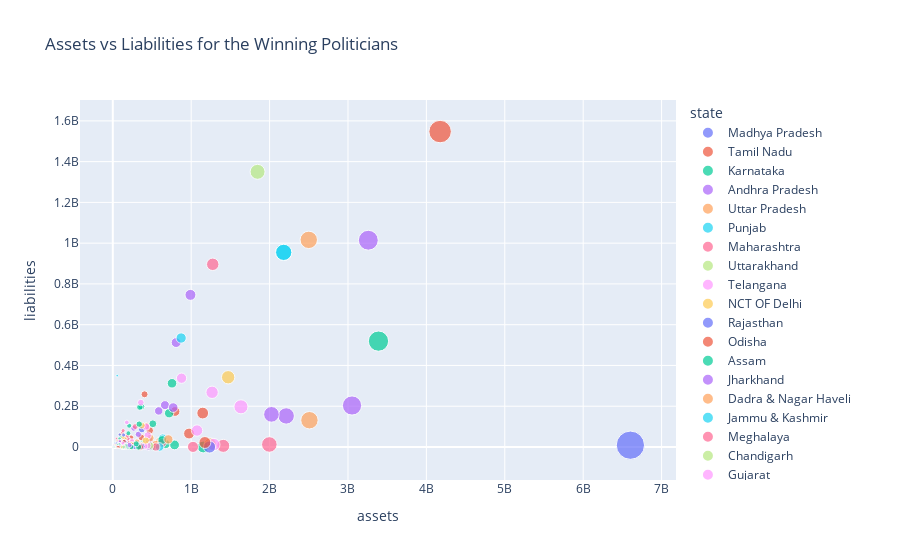

The cell this chart's notebook holds for it:
### Markdown cell above
# winners asset libality

### Code cell
winner_asset_liabalities=winners.sort_values(by='assets',ascending=False)
fig=px.scatter(winner_asset_liabalities,x='assets',y='liabilities'
               ,color='state',
               size='assets',
               hover_data=(['name','party','constituency','state','winner']),
                 title='Assets vs Liabilities for the Winning Politicians')
fig.update_layout(title_text='Assets vs Liabilities for the Winning Politicians')
fig.show()
